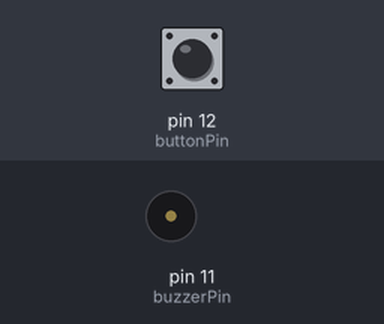
Recording of a program running on a simulated Raspberry Pi (header pin numbers). Parts: buzzer (waves = sounding, pin HIGH). The inputs (shaded band) are chosen by the test bench; at power-on: pin 12 (buttonPin) HIGH. What the program prints to the terminal is not drawn.

Above: at 1.2 s.
1.3 s: pin 12 (buttonPin) pulled LOW for 0.15 s
At 1.37 s:
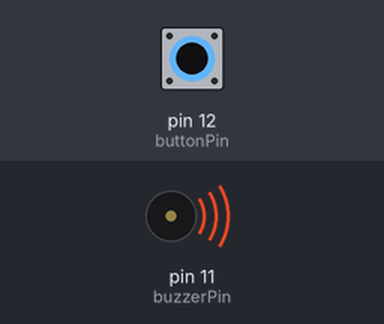
2.9 s: pin 12 (buttonPin) pulled LOW for 3.2 s
At 7.5 s:
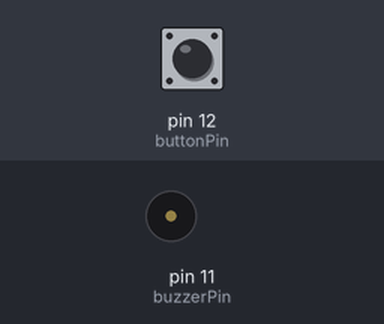
Timing chart, 0 to 9.0 s (numbered marks = the images above; inputs shaded):
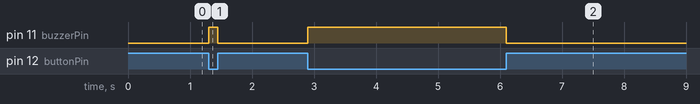

The program:

06_Doorbell.py
```python
#!/usr/bin/env python3
# -*- coding: utf-8 -*-
"""
Created on Sat Feb  2 21:09:28 2019

@author: kaniska
"""

import RPi.GPIO as GPIO

buzzerPin = 11 # GPIO17
buttonPin = 12 # GPIO18

def setup():
    GPIO.setmode(GPIO.BOARD)
    GPIO.setup(buzzerPin, GPIO.OUT)
    GPIO.setup(buttonPin, GPIO.IN, pull_up_down=GPIO.PUD_UP)

def loop():
    while True:
        if GPIO.input(buttonPin) == GPIO.LOW:
            GPIO.output(buzzerPin, GPIO.HIGH)
            print('buzzer on')
        else:
            GPIO.output(buzzerPin, GPIO.LOW)
            print('buzzer off')

def destroy():
    GPIO.output(buzzerPin, GPIO.LOW)
    GPIO.cleanup()


if __name__ == '__main__':
    setup()
    try:
        loop()
    except KeyboardInterrupt:
        destroy()
```

Measured:
- after the input at 1.3 s, pin 11 (buzzerPin): LOW → HIGH at once, → LOW 0.15 s later
- after the input at 2.9 s, pin 11 (buzzerPin): LOW → HIGH at once, → LOW 3.2 s later
